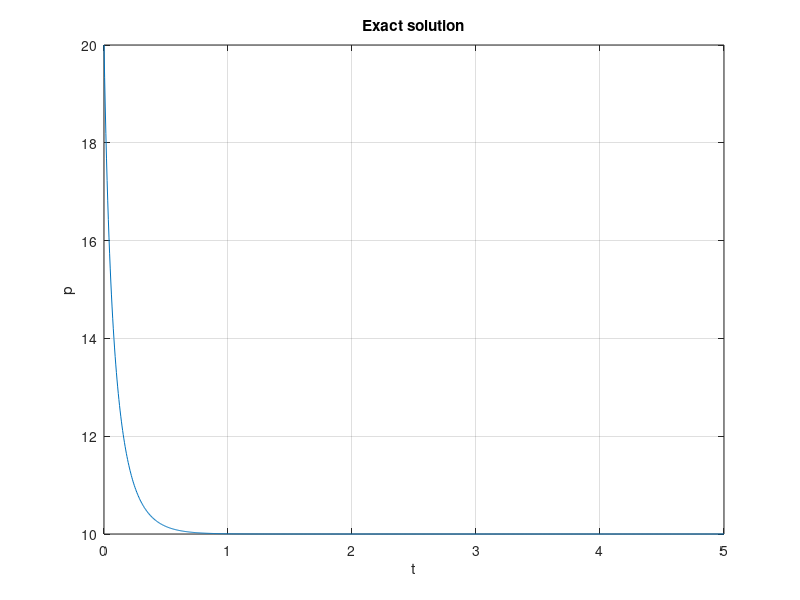

The MATLAB script that drew this image: (Note: this script raises an error after producing the figure.)
clear all;
clc;
global s_T %stability table to be used in other file

%plot exact solution
t=linspace(0,5,1000);
y=200./(20-10*exp(-7*t));
plot(t,y)
title('Exact solution')
xlabel('t')
ylabel('p')
grid on

%define function and parameter
p=@(x)7*(1-x/10)*x;
p0=20;
dt=[1/2 1/4 1/8 1/16 1/32];
end_t=5;

%initialize stability table
s_T=table(dt','VariableNames',{'dt'});

%Explicit Euler
calculation('Explicit_Euler',@exEuler,p,p0,dt,end_t);
%Heun
calculation('Heun',@Heun,p,p0,dt,end_t);
%Implicit Euler
calculation('Implicit_Euler',@impEuler,p,p0,dt,end_t);
%Adam Moulton
calculation('Adam_Moulton',@adam_moulton,p,p0,dt,end_t);
%Adam Moulton Linear 1
calculation('Adam_Moulton_Linear_1',@adam_moulton_l1,p,p0,dt,end_t);
%Adam Moulton Linear 2
calculation('Adam_Moulton_Linear_2',@adam_moulton_l2,p,p0,dt,end_t);

%show stability table
disp(s_T)
disp("1 for stable;0 for unstable")